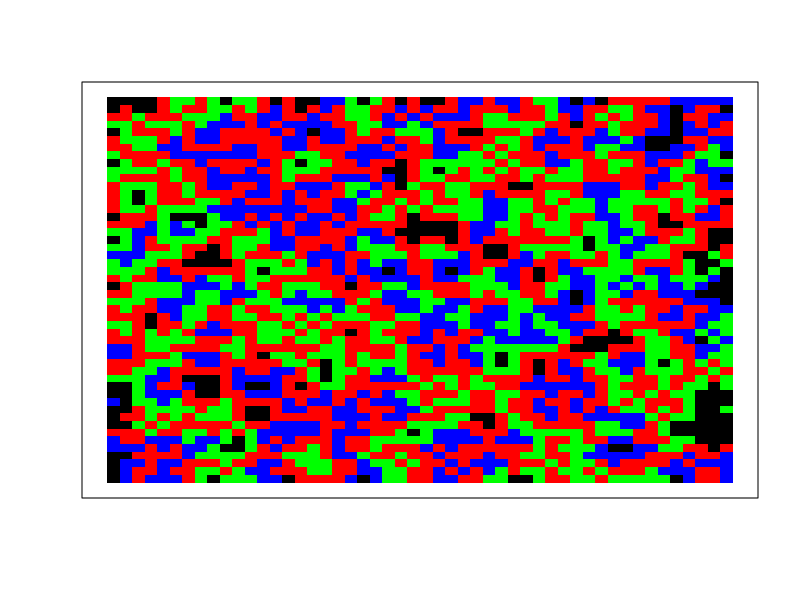
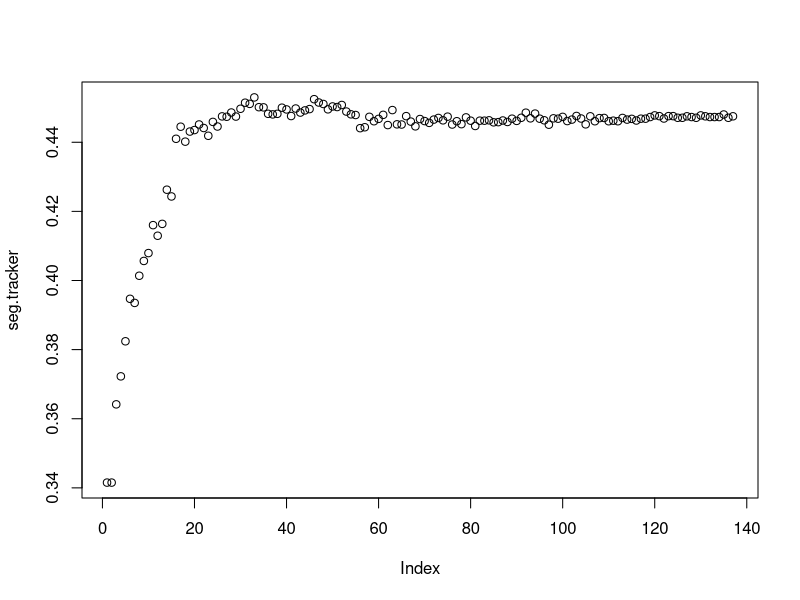

The R source for these figures, in order:
#Variation of the Schelling Model with a 3rd group added and max similarity variable.
#In this version of the schelling model, I added a 3rd population, and a maximum similarity value
#I expected an additional population to limit the amount of segregation a bit, along with the parameter
# that forces members of a group to move if others are too similar to them. However, the results showed that
#the population is around 50% segregated, which is above what would be considered random.
# model parameters ####
rows <- 50 
cols <- 50
proportion.group.1 <- 1000/2300 # proportion of red agents
proportion.group.2 <- 600/2300 # proportion of blue agents
empty <- 200/2500 # proportion of grid that will be empty space
min.similarity <- 2/8 # minimum proportion of neighbors that are the same type to not move
max.similarity <- 6/8 # maximum proportion of neighbors that are the same type to not move
# create.grid ####
# generates a rows x column matrix and randomly places the initial population
# values in the matrix are either 0, 1, or 2
# if 0, the space is empty
# 1 and 2 represent the two different groups
create.grid <- function(rows, cols, proportion.group.1, proportion.group.2, empty){
  pop.size.group.1 <- (rows*cols)*(1-empty)*proportion.group.1
  pop.size.group.2 <- (rows*cols)*(1-empty)*proportion.group.2
  pop.size.group.3 <- (rows*cols)*(1-empty)*(1-proportion.group.1-proportion.group.2)
  
  initial.population <- sample(c(
    rep(1, pop.size.group.1), 
    rep(2, pop.size.group.2),
    rep(3, pop.size.group.3),
    rep(0, (rows*cols)-(pop.size.group.1+pop.size.group.2+pop.size.group.3))
  ))
  grid <- matrix(initial.population, nrow=rows, ncol=cols)
}

# visualize.grid ####
# outputs a visualization of the grid, with red squares representing group 1,
# blue squares group 2, and black squares empty locations.
visualize.grid <- function(grid){
  image(grid, col=c('black','red','blue', 'green'), xaxs=NULL, yaxs=NULL, xaxt='n', yaxt='n')
}

# empty.locations ####
# returns all the locations in the grid that are empty
# output is an N x 2 array, with N equal to the number of empty locations
# the 2 columns contain the row and column of the empty location.
empty.locations <- function(grid){
  return(which(grid==0, arr.ind=T))
}

# similarity.to.center ####
# takes a grid and the center.val of that grid and returns
# the proportion of cells that are the same as the center,
# ignoring empty cells. the center.val must be specified
# manually in case the grid has an even number of rows or 
# columns
similarity.to.center <- function(grid.subset, center.val){
  if(center.val == 0){ return(NA) }
  same <- sum(grid.subset==center.val) - 1
  not.same <- sum(grid.subset!=center.val) - sum(grid.subset==0)
  return(same/(same+not.same))
}

# segregation ####
# computes the proportion of neighbors who are from the same group
segregation <- function(grid){
  same.count <- 0
  diff.count <- 0
  for(row in 1:(nrow(grid)-1)){
    for(col in 1:(ncol(grid)-1)){
      if(grid[row,col] != 0 && grid[row+1,col+1] != 0){
        if(grid[row,col] != grid[row+1,col+1]){
          diff.count <- diff.count + 1
        } else {
          same.count <- same.count + 1
        }
      }
    }
  }
  return(same.count / (same.count + diff.count))
}

# unhappy.agents ####
# takes a grid and a minimum similarity threshold and computes
# a list of all of the agents that are unhappy with their 
# current location. the output is N x 2, with N equal to the
# number of unhappy agents and the columns representing the 
# location (row, col) of the unhappy agent in the grid
unhappy.agents <- function(grid, min.similarity, max.similarity){
  grid.copy <- grid
  for(row in 1:rows){
    for(col in 1:cols){
      similarity.score <- similarity.to.center(grid[max(0, row-1):min(rows,row+1), max(0,col-1):min(cols,col+1)], grid[row,col])
      if(is.na(similarity.score)){
        grid.copy[row,col] <- NA
      } else {
        grid.copy[row,col] <- (similarity.score >= min.similarity && similarity.score <= max.similarity)
      }
    }
  }
  return(which(grid.copy==FALSE, arr.ind = T))
}

# one.round ####
# runs a single round of the simulation. the round starts by finding
# all of the unhappy agents and empty spaces. then unhappy agents are randomly
# assigned to a new empty location. a new grid is generated to reflect all of
# the moves that took place.
one.round <- function(grid, min.similarity, max.similarity){
  #new.grid <- grid
  empty.spaces <- empty.locations(grid)
  unhappy <- unhappy.agents(grid, min.similarity, max.similarity)
  empty.spaces <- empty.spaces[ sample(1:nrow(empty.spaces)), ]
  for(i in 1:nrow(empty.spaces)) {
    if(i > nrow(unhappy)) {break; }
    grid[empty.spaces[i,1], empty.spaces[i,2]] <- grid[unhappy[i,1], unhappy[i,2]]
    grid[unhappy[i,1], unhappy[i,2]] <- 0
  }
  return(grid)
}

# running the simulation ####
done <- FALSE # a variable to keep track of whether the simulation is complete
grid <- create.grid(rows, cols, proportion.group.1, proportion.group.2, empty)
seg.tracker <- c(segregation(grid)) # keeping a running tally of the segregation scores for each round
while(!done){
  new.grid <- one.round(grid, min.similarity, max.similarity) # run one round of the simulation, and store output in new.grid
  seg.tracker <- c(seg.tracker, segregation(grid)) # calculate segregation score and add to running list
  if(all(new.grid == grid)){ # check if the new.grid is identical to the last grid
    done <- TRUE # if it is, simulation is over -- no agents want to move
  } else {
    grid <- new.grid # otherwise, replace grid with new.grid, and loop again.
  }
}
layout(1) # change graphics device to have two plots
visualize.grid(grid) # show resulting grid
plot(seg.tracker) # plot segregation over time